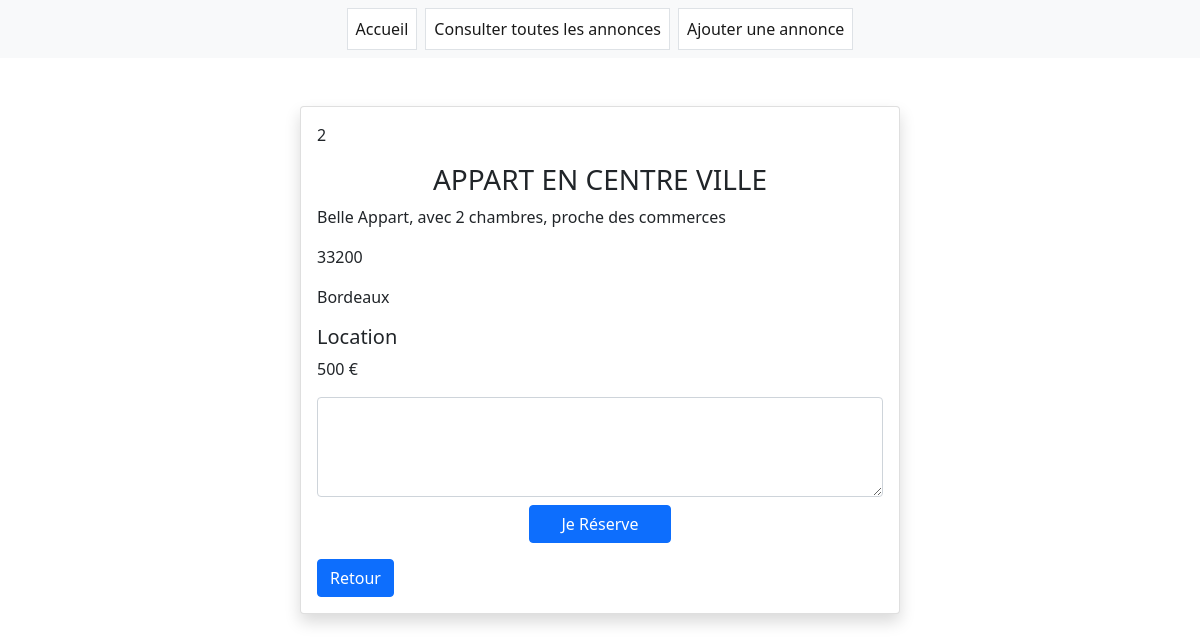
Screenshot of /app/_annonce-details.php?id=2 with the database file from the repository.
### tables this page shows
CREATE TABLE annonce(
    annonce_id INT NOT NULL PRIMARY KEY AUTO_INCREMENT,
    titre VARCHAR (100) NOT NULL,
    description VARCHAR (600) NOT NULL,
    code_postal INT (20) NOT NULL,
    ville VARCHAR (250) NOT NULL,
    type VARCHAR (20) NOT NULL,
    prix INT (100) NOT NULL,
    msg_reservation VARCHAR (50)
);

### app/_view-details.php (called while the page is built)
<?php
require "includes/connect.php";
$id = intval(htmlspecialchars(trim($_GET['id'])));
try {
    $viewAnnonce = 'SELECT * FROM annonce WHERE annonce_id = :annonce_id';
    $reqView = $connexion->prepare($viewAnnonce);
    $reqView->bindValue(':annonce_id', $id);
    $reqView->execute();
    $annonce = $reqView->fetch();
} catch (PDOException $e) {
    echo "ERROR : " . $e->getMessage();
}
?>

### app/_annonce-details.php (the view, shortened to what this page needs)
<?php
require "_view-details.php";
include_once "_bootstrap.php";
include_once "_navbar.php";
?>
<section class="d-flex justify-content-center">
    <div class="card shadow w-50 mt-5" style="width: 18rem;">
        <div class="card-body">
            <p><?php echo $annonce['annonce_id']?></p>
            <h3 class="card-title text-center"><?php echo strtoupper($annonce['titre'])?></h3>
            <p class="card-text"><?php echo $annonce['description']?></p>
            <p class="card-text"><?php echo $annonce['code_postal']?></p>
            <p class="card-text"><?php echo $annonce['ville']?></p>
            <h5 class="card-text"><?php echo $annonce['type']?></h5>
            <p class="card-text"><?php echo $annonce['prix']?> €</p>
            <form action="reserved-post.php" method="POST">
                <div class="form-floating">
                    <textarea class="form-control" id="msg_reservation" name="msg_reservation" style="height: 100px"></textarea>
                </div>
                <div class="d-flex justify-content-center mt-2">
                    <button type="submit" class="btn btn-primary w-25">Je Réserve</button>
                </div>
            </form>
            <a href="all-annonces.php" class="btn btn-primary">Retour</a>
        </div>
    </div>
</section>

### rows the page displays
annonce: annonce_id "2", titre "APPART EN CENTRE VILLE", description "Belle Appart, avec 2 chambres, proche des commerces", code_postal "33200", ville "Bordeaux", type "Location", prix "500"
